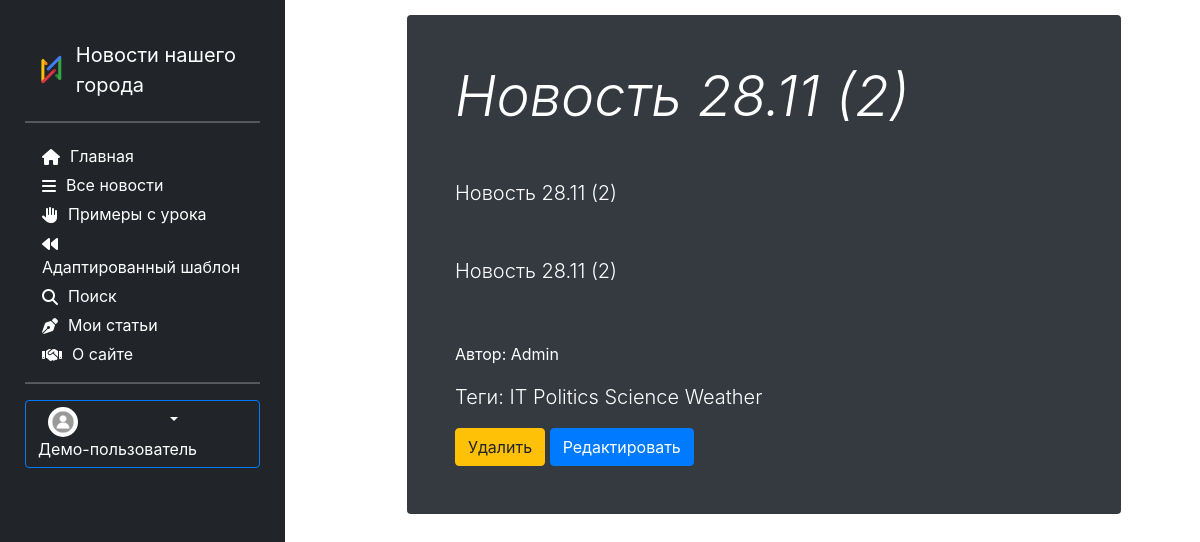
The app's page /news/show/13, older data.
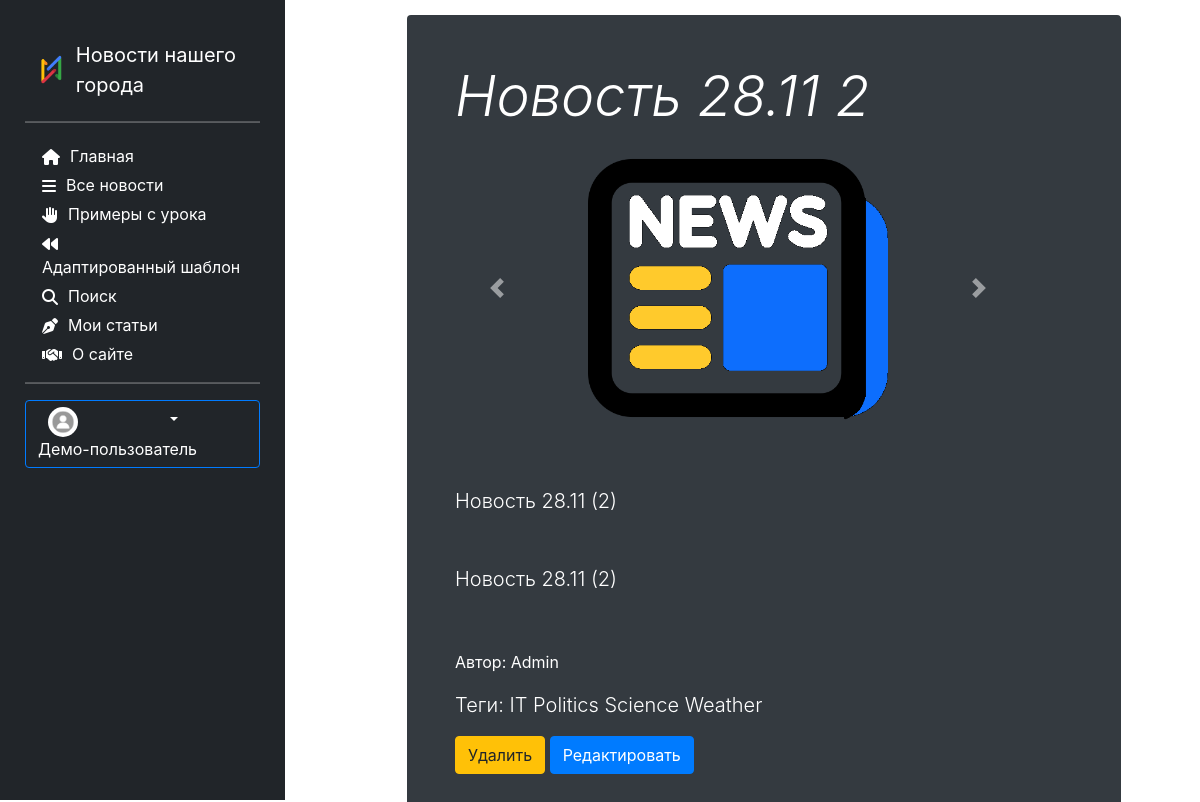
The same page, newer data.
### news/models.py (models this page shows, shortened)
class Article(models.Model):
    categories = (('E','Economics'),
                  ('S','Science'),
                  ('IT','IT'))
    author = models.ForeignKey(User, on_delete=models.SET_NULL, null=True)
    title = models.CharField('Название',max_length=50,default='')
    anouncement = models.TextField('Аннотация',max_length=250)
    text = models.TextField('Текст новости')
    date = models.DateTimeField('Дата публикации',auto_now=True)
    category = models.CharField(choices=categories, max_length=20,verbose_name='Категории')
    tags = models.ManyToManyField(to=Tag, blank=True)
    slug = models.SlugField()
    objects = models.Manager()
    published = PublishedToday()
    class Meta:
        ordering = ['title','date']
        verbose_name= 'Новость'
        verbose_name_plural='Новости'

class Tag(models.Model):
    title = models.CharField(max_length=80)
    status = models.BooleanField(default=True)
    class Meta:
        ordering = ['title','status']
        verbose_name= 'Тэг'
        verbose_name_plural='Тэги'

class Image(models.Model):
    article = models.ForeignKey(Article, on_delete=models.CASCADE)
    title = models.CharField(max_length=50, blank=True)
    image = models.ImageField(upload_to='article_images/') #лучше добавить поле default !!!

### news/views.py (the view)
# urls.py: path('show/<int:pk>', views.ArticleDetailView.as_view(), name='news_detail'),
class ArticleDetailView(DetailView):
    model = Article
    template_name = 'news/news_detail.html'
    context_object_name = 'article'
    def get_context_data(self, **kwargs):
        context = super().get_context_data(**kwargs)
        current_object = self.object
        images = Image.objects.filter(article=current_object)
        context['images'] = images
        return context

### news/templates/news/news_detail.html (shortened to what this page needs)
{% extends 'main/base_template.html' %}
{% load static %}
{% load bootstrap5 %}
{% block content %}
<link rel="stylesheet" href="https://maxcdn.bootstrapcdn.com/bootstrap/4.0.0/css/bootstrap.min.css"
>
<div class="row" >
    <div class="single_news">
        <div class="p-4 p-md-5 text-white rounded bg-dark" >
            <div class="col-md-11 px-0">
                <h1 class="display-4 fst-italic"> {{ article.title }}</h1>
                {% if article.image_set.all %}
                <div id="carouselControls" class="carousel slide" data-ride="carousel">
                    <div class="carousel-inner" role="listbox" style=" width:auto; height: 300px; !important;">
                        {% for image in article.image_set.all %}
                        <div class="carousel-item {% if forloop.counter == 1 %} active {% endif %}">
                            <img class="d-block" src="{{ image.image.url }}"
                                 style="margin:auto; height:300px; width:auto; border-radius:5px;">
                        </div>
                        {% endfor %}
                    </div>
                    <a class="carousel-control-prev" href="#carouselControls" role="button" data-slide="prev">
                        <span class="carousel-control-prev-icon" aria-hidden="true"></span>
                    </a>
                    <a class="carousel-control-next" href="#carouselControls" role="button" data-slide="next">
                        <span class="carousel-control-next-icon" aria-hidden="true"></span>
                    </a>
                </div>
                {% endif%}
                <p class="lead my-5">{{ article.anouncement }}</p>
                <p class="lead my-2">{{ article.text }}</p>
                <br><br>
                <p> Автор: {{ article.author }}</p>
                <p class="lead my-3">Теги: {% for t in article.tags.all %} {{ t.title }} {% endfor %}</p>
            </div>
            <a class="btn btn-warning" href="{% url 'news_delete' article.pk %}">Удалить</a>
            <a class="btn btn-primary" href="{% url 'news_update' article.pk %}">Редактировать</a>
        </div>
    </div>
</div>
{% endblock %}

Row changes from the older to the newer data that the page shows:
changed Article "Новость 28.11 (2)": title "Новость 28.11 (2)" → "Новость 28.11 2"
added Image: image (picture)
